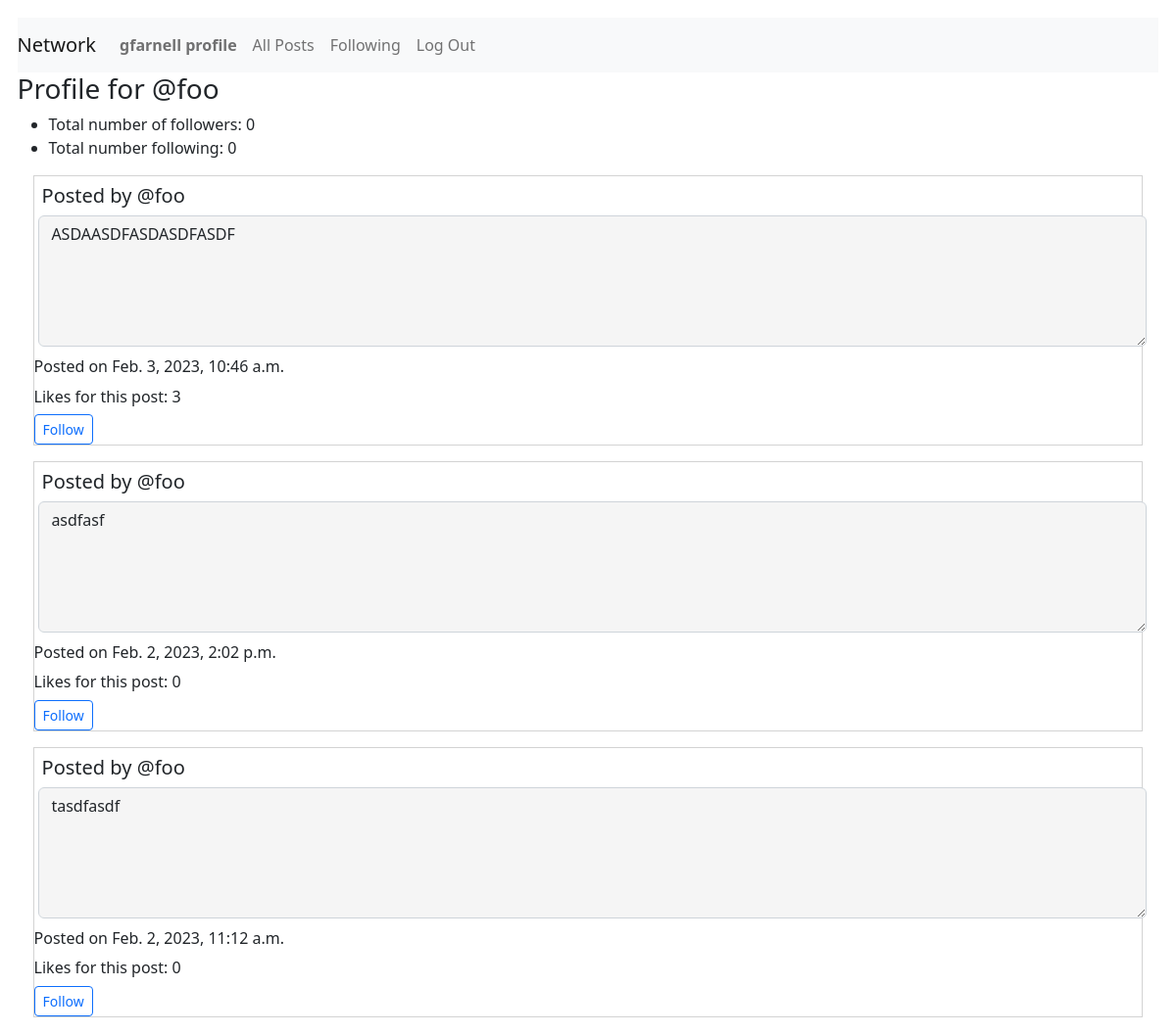
Before: /profile/@foo (signed in) with the older database file.
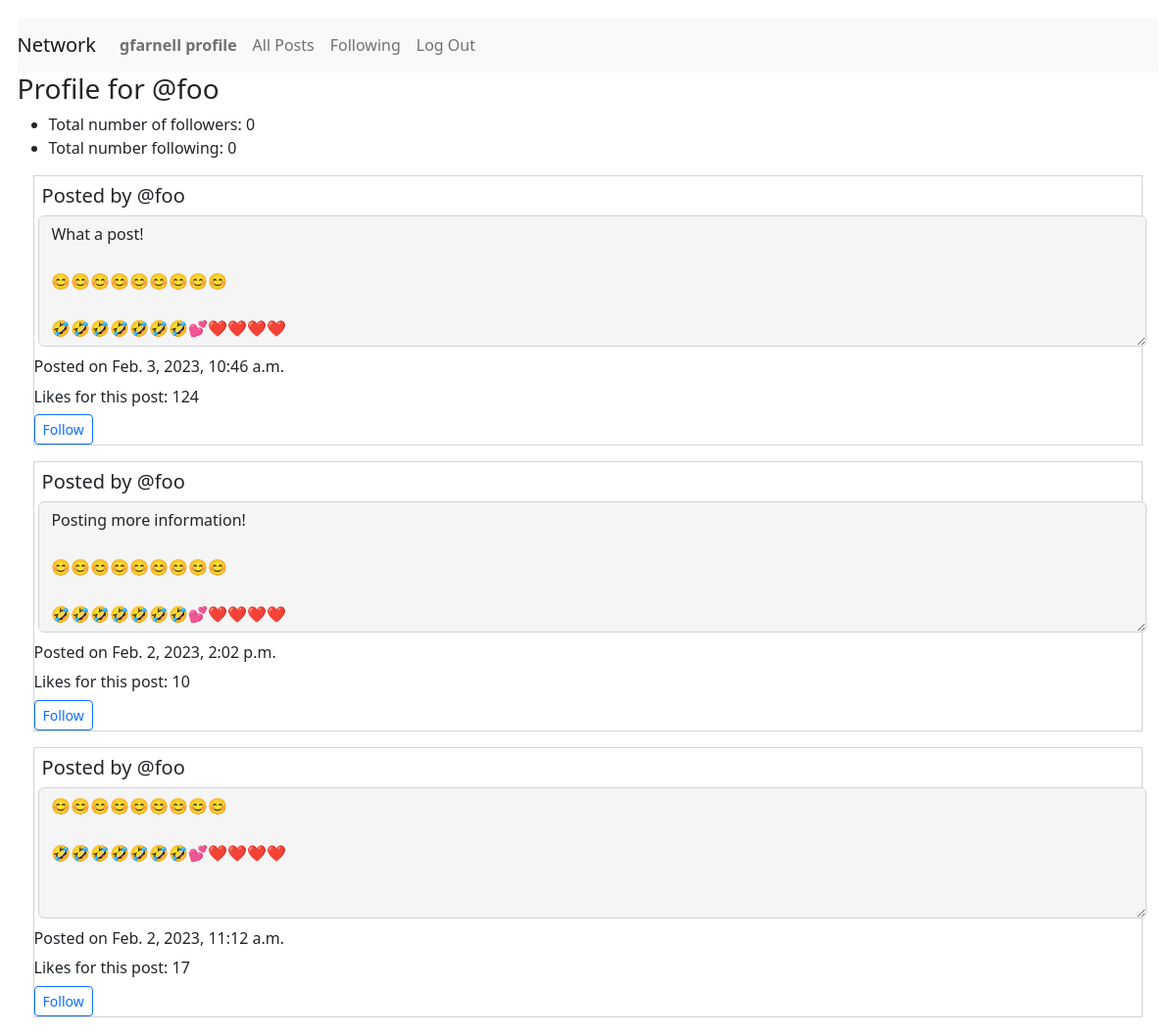
After: the same page with the newer database file.
### network/models.py (models this page shows, shortened)
class Posts(models.Model):
    creator = models.ForeignKey(
        User, on_delete=models.PROTECT, related_name="get_creator", blank=False)
    content = models.TextField(max_length=600)
    createdDate = models.DateTimeField(auto_now_add=True)
    likedUser = models.ManyToManyField(
        User, related_name="get_liked_users", blank=True)
    numberLikes = models.PositiveIntegerField(blank=True, default=0)

class User(AbstractUser):
    pass
    def __str__(self) -> str:
        return f"User Name: {self.username} - User ID: {self.id}"

### network/views.py (the view)
# urls.py: path("profile/<str:username>", views.getProfile, name="getProfile"),
@login_required
def getProfile(request, username):
    print("In getProfile")
    user_id = request.user.id
    user_name = request.user.username
    print(username)
    user = User.objects.get(username=username)
    print(user.id)
    profileUser = user.id
    try:
        isFollowing = getFollowingFlag(request, username)
    except:
        print("This user is following no one!")
        isFollowing = False
    try:
        posts = Posts.objects.filter(creator=profileUser)
        postsUser = posts.order_by('-createdDate')
        noListings = False
    except Posts.DoesNotExist:
        print("blah")
        noListings = True
    try:
        follow = Follow.objects.get(followUser=profileUser)
        followObject = True
    except:
        Follow.DoesNotExist
        followObject = False
    if followObject != False:
        countFollowers = follow.followers.all().count()
    else:
        countFollowers = 0
    if followObject == True:
        followers = follow.followers.all()
    if followObject == True:
        countFollowing = follow.following.all().count()
    else:
        countFollowing = 0
    if followObject == True:
        following = follow.following.all()
    if followObject == False:
        return render(request, "network/profile.html", {"noListings": noListings, "postings": postsUser, "countFollowers": countFollowers, "countFollowing": countFollowing, "isFollowing": isFollowing})
    else:
        return render(request, "network/profile.html", {"noListings": noListings, "postings": postsUser, "countFollowers": countFollowers, "countFollowing": countFollowing, "username": username, "isFollowing": isFollowing})

### network/templates/network/profile.html (shortened to what this page needs)
{% extends "network/layout.html" %}
{% load static %}
{% block body %}
<div id="post-view">
    <h3>Profile for {{username}}</h3>
    <ul>
        <li>Total number of followers: {{countFollowers}}</li>
        <li>Total number following: {{countFollowing}}</li>
    </ul>
    <div>
        {% for post in postings %}
        <div class="post{{forloop.counter0}}">
            <h5 class="creator">Posted by {{post.creator.username}}</a></h5><textarea
                class="form-control content{{forloop.counter0}}" id="readonlyContent{{forloop.counter0}}" rows="5"
                readonly="true">{{post.content}}</textarea>
            <p class="timestamp{{forloop.counter0}}">Posted on {{post.createdDate}}</p>
            <p class="numberLikes{{forloop.counter0}}">Likes for this post: {{post.numberLikes}}</p>
            {% if isFollowing %}
            <a class="btn btn-sm btn-outline-primary" href="{% url 'follow' post.creator.username %}">Unfollow</a>
            {% elif isFollowing == None %}
            {% else %}
            <a class="btn btn-sm btn-outline-primary" href="{% url 'follow' post.creator.username %}">Follow</a>
            {% endif %}
        </div>
        {% empty %}
        <h5>This user does not have any posts.</h5>
        {% endfor %}
        {% endblock %}

Changed rows visible on the page:
changed Posts: content "ASDAASDFASDASDFASDF" → "What a post! 😊😊😊😊😊😊😊😊😊 🤣🤣🤣🤣🤣🤣🤣💕❤️❤️❤️❤️"; numberLikes "3" → "124"
changed Posts: content "asdfasf" → "Posting more information! 😊😊😊😊😊😊😊😊😊 🤣🤣🤣🤣🤣🤣🤣💕❤️❤️❤️❤️"; numberLikes "0" → "10"
changed Posts "Feb. 2, 2023, 11:12 a.m.": content "tasdfasdf" → "😊😊😊😊😊😊😊😊😊 🤣🤣🤣🤣🤣🤣🤣💕❤️❤️❤️❤️"; numberLikes "0" → "17"
